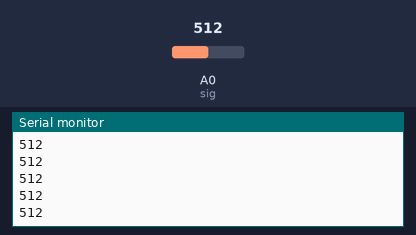
Simulated run of this sketch. Board: Arduino Uno, built with avr-gcc and run on an emulated ATmega328P. Parts: the last lines printed to the serial monitor. The inputs (shaded band) are chosen by the test bench; at power-on: A0 (sig) = 512.

Above: at 1.2 s.
1.3 s: A0 (sig) set to 716
At 1.56 s:
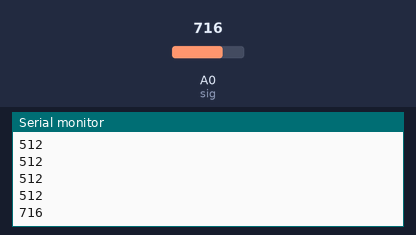
2.8 s: A0 (sig) set to 900
At 2.96 s:
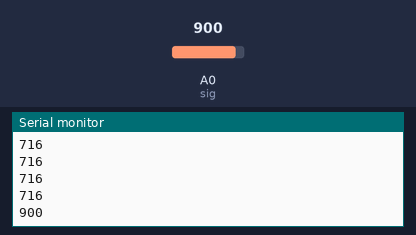
Timing chart, 0 to 5.8 s (numbered marks = the images above; inputs shaded):
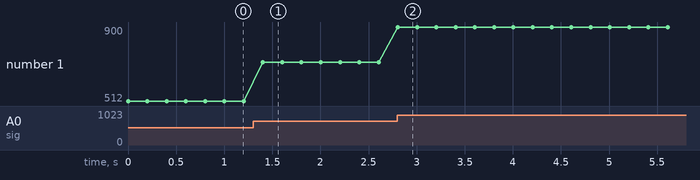

Measured:
- after the input at 1.3 s, the serial monitor: prints a new line after 0.10 s (image 1)
- after the input at 2.8 s, the serial monitor: prints a new line at once (image 2)
- plotted number 1: 512 → 716 after the input at 1.3 s, 716 → 900 after the input at 2.8 s

The sketch:

PIR.ino
```cpp
float sig = A0;

void setup() {
pinMode(sig,INPUT);
Serial.begin(9600);
}

void loop() {

Serial.println(analogRead(sig));
delay(200);

}
```
